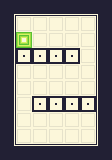

Rendered tile map (Tiled .tmx) drawn with the repository's tilesets; below, a short description and the full map source, tile grids included:
An orthogonal 7x10 tile map with 16x16 px tiles, 1 tile layer (Default).

<map version="1.4" tiledversion="1.4.3" orientation="orthogonal" renderorder="right-down" width="7" height="10" tilewidth="16" tileheight="16" infinite="0" nextlayerid="2" nextobjectid="1">
 <tileset firstgid="1" source="BasicTileset.tsx" />
 <layer id="1" name="Default" width="7" height="10">
  <data encoding="csv">
14,12,12,12,12,12,15,
13,4,4,4,4,4,10,
13,1,4,4,4,4,10,
13,5,5,5,5,4,10,
13,4,4,4,4,4,10,
13,4,4,4,4,4,10,
13,4,5,5,5,5,10,
13,4,4,4,4,4,10,
13,4,4,4,4,4,10,
16,11,11,11,11,11,17
</data>
 </layer>
</map>
